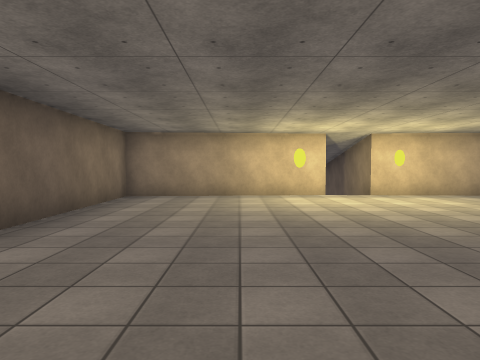
View 1 (above)

12 first-person views from a walk through a 3-D level made in the Unity game engine. The camera is 1.4 m above the floor, tilts 2° down and sees 70° across. The floor is counted in squares, 2 m on a side. Each view is taken from the middle of a square. On the plan, view 1 faces up. The plan holds only what a view shows up to about 11 squares ahead; the rest is blank. The place goes on beyond the plan. Some trees and plants on the terrain are drawn as simple stand-ins. The player is left out. Some animated figures are not drawn. Surface patterns are stand-ins for the level's own textures.

View 2
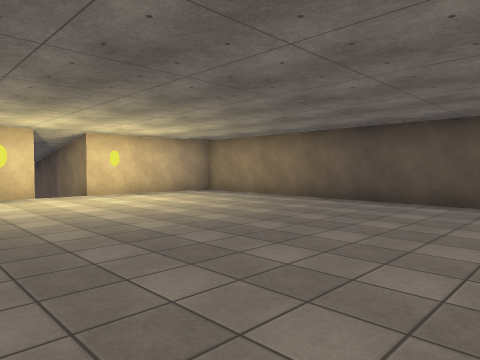

View 3
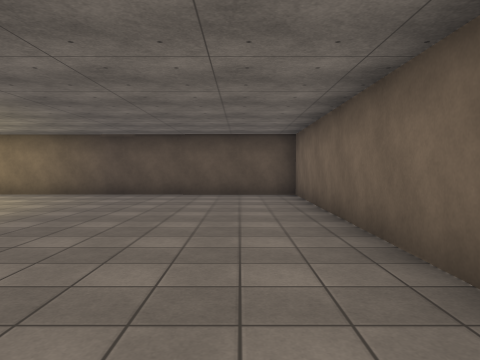

View 4
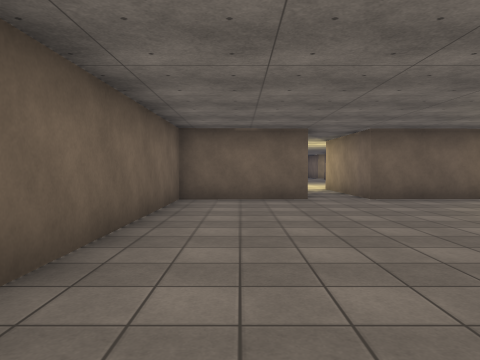

View 5
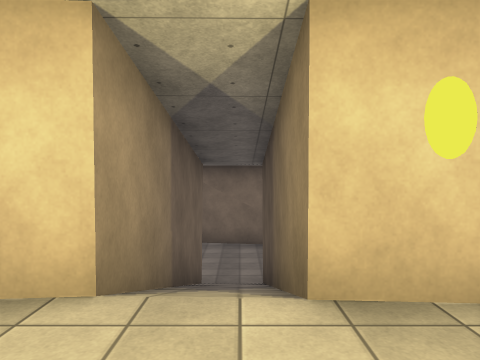

View 6
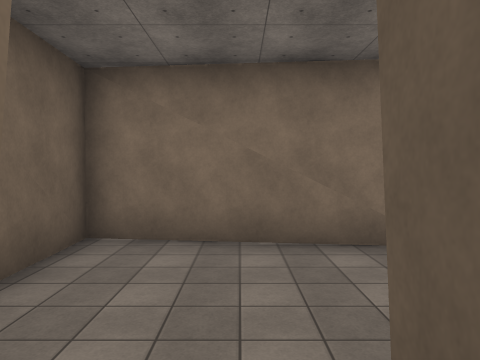

View 7
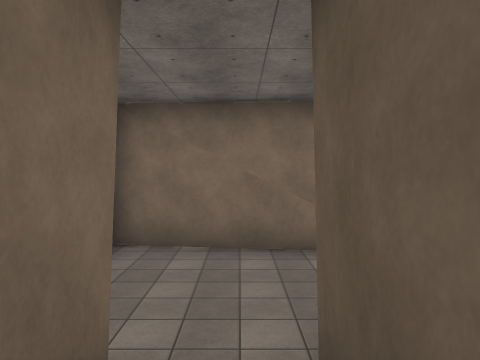

View 8
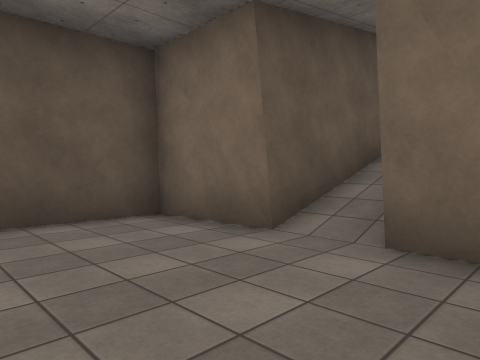

View 9
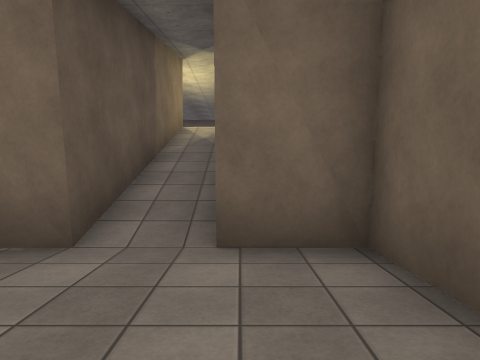

View 10
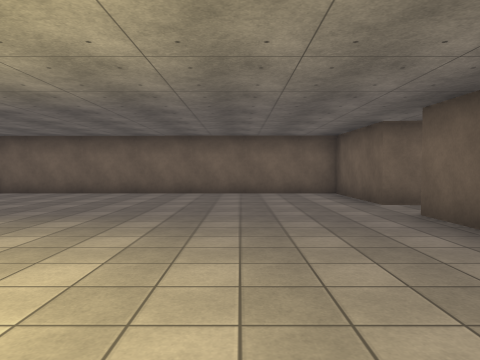

View 11
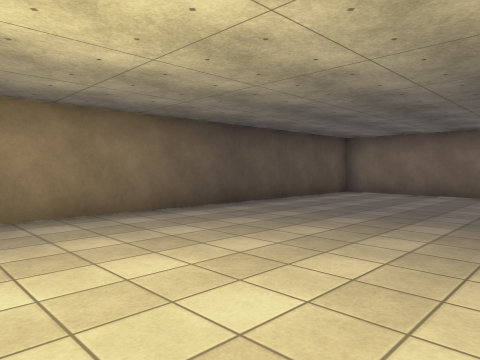

View 12
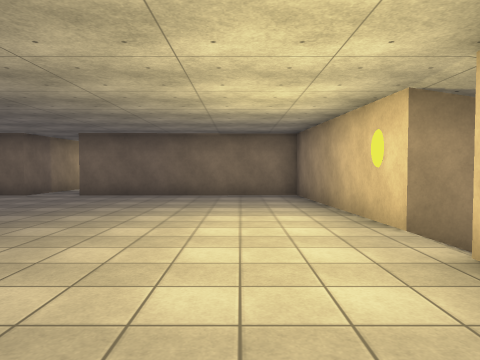

### Floor plan
Key: @ floor where view 1 was taken; # wall or solid block; . main floor; - floor 3.25 m lower than the main floor; / step, stairs or slope.
Columns run from 6 left of view 1 to 7 right of it. Each row starts with its distance up from view 1.
 18       ######
 17       #-----
 16       ##----#
 15        #----#
 14        ##/###
 13         #/#
 12         #/#
 11         #/#
 10         #/#
  9    ######/####
  8    #.........#
  7    #.........#
  6    #.........#
  5    #.........#
  4    #.........#
  3 ####.........#
  2 .............#
  1  ###.........#
  0    #..@......#
 -1    #.........#
 -2    ###########

Positions as (right, up) in squares from view 1, and headings:
1: (0, 0), facing up
2: (0, 0), facing up-right
3: (-2, 0), facing right
4: (5, 0), facing left
5: (3, 7), facing up
6: (3, 13), facing up
7: (3, 12), facing up
8: (1, 17), facing down-right
9: (2, 17), facing down
10: (0, 8), facing down
11: (2, 8), facing down-right
12: (6, 7), facing left
